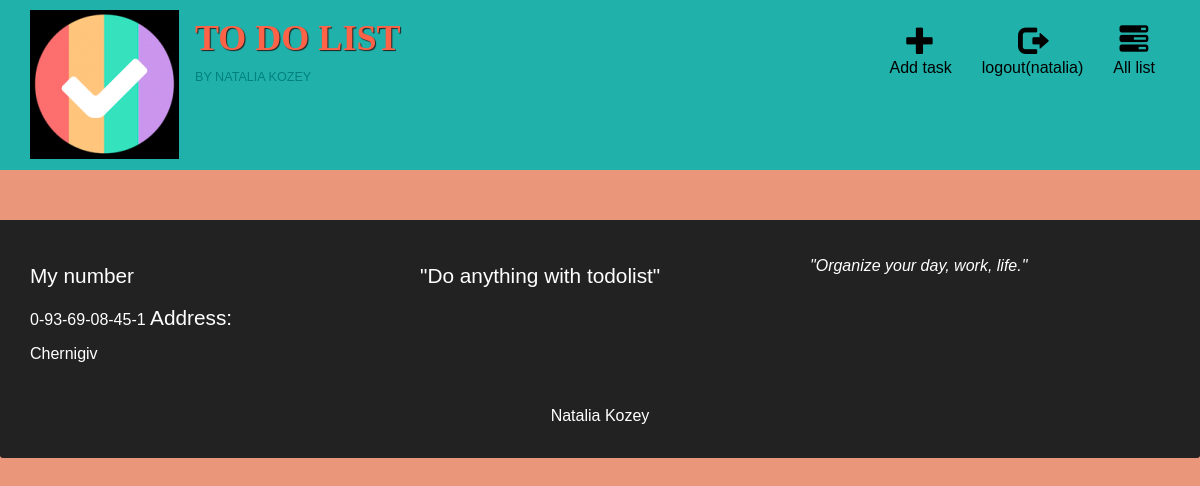
Before: / (signed in) with the older database file.
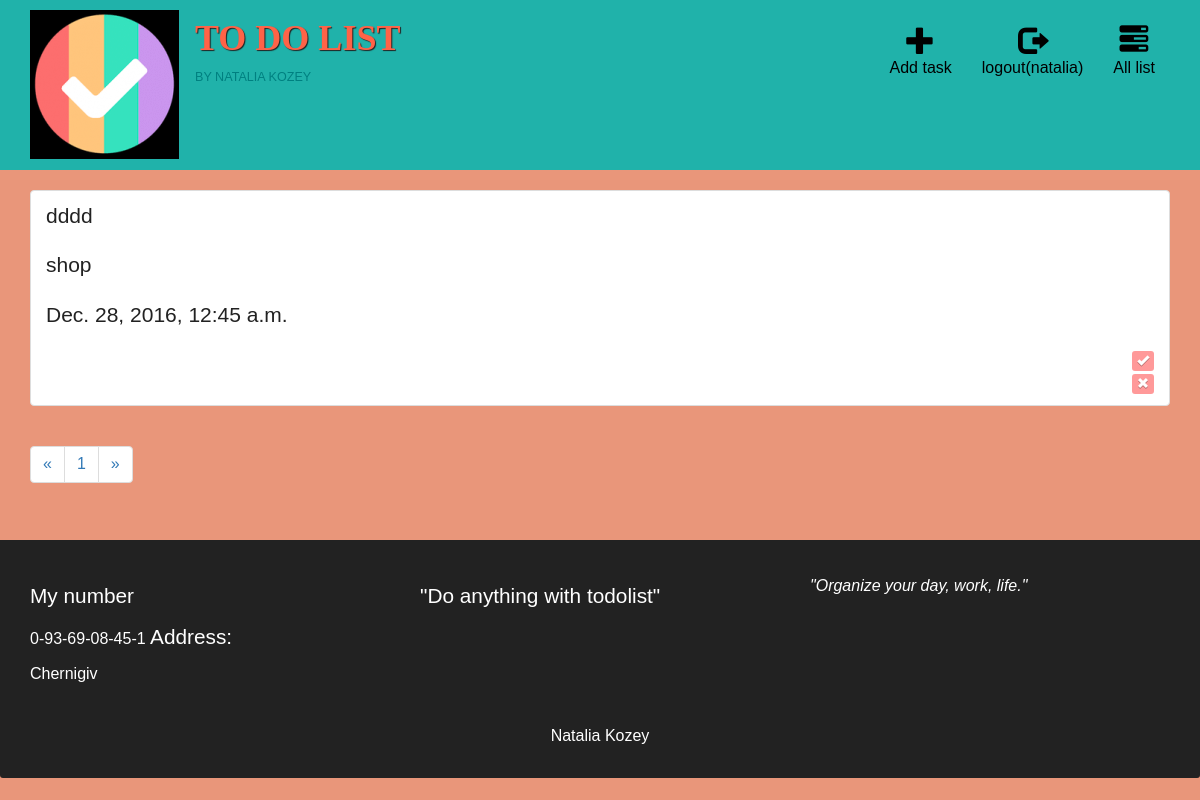
After: the same page with the newer database file.
### task_list/models.py (models this page shows, shortened)
class Todolist(models.Model):
    class Meta():
        db_table = "TO_DO_LIST"
    todolist_list = models.CharField(max_length = 100)
    todolist_date_published = models.DateTimeField(auto_now_add=True)
    todolist_date_finished = models.CharField(max_length =20)
    todolist_category = models.ForeignKey(Category)
    todolist_priority = models.IntegerField(default=0)
    todolist_done = models.BooleanField(default=False)
    todolist_description = models.CharField(max_length = 500)
    todolist_user = models.ForeignKey(User)

class Category(models.Model):
    group_todolist = models.CharField(max_length =20)
    def __unicode__(self):
        return self.group_todolist

### task_list/views.py (the view)
# urls.py: url(r'^todolist/get/(?P<TO_DO_LIST_id>\d+)/$', views.todo, name='todo'),
def todolist(request, page_number=1):
    current_user = request.user
    if current_user.is_authenticated():
        todos = Todolist.objects.filter(todolist_user=current_user)
        current_page=Paginator(todos, 4)
        return render_to_response('todolist.html', {'todolist': current_page.page(page_number), 'username': auth.get_user(request).username}, RequestContext(request))
    else:
        return redirect('/auth/login')

### task_list/templates/todolist.html (shortened to what this page needs)
{%extends 'main.html' %}

### templates/main.html (shortened to what the changed rows need)
<!DOCTYPE html >
{% load staticfiles %}
<html>
<head>
    <link rel='stylesheet' type='text/css' href="{% static 'css/bootstrap.min.css' %}">
    <link rel='stylesheet' type='text/css' href="{% static 'css/styles.css' %}">
</head>
<body>
<header>
        <nav id="header-nav" class="navbar navbar-default">
            <div class="container">
                <div class="navbar-header">
                      <div class="navbar-brand">
                        <a href="/"><h1>To Do List</h1></a>
                      </div>
                </div>
            </div>
        </nav>
    </header>
    <div id="main-content" class="container">
        {%if username%}
        {% for one in todolist %}
        <ul class="list-group" ng-show="one.length > 0">
          <li class="list-group-item clearfix task" ng-repeat="one in todolist" ng-class="{disabled: one.todolist_done}">
            {%if one.todolist_done %}
            <p class="lead-done">{{one.todolist_list}}</p>
            <p class="lead-done">{{one.todolist_category}}</p>
            <p class="lead-done">{{one.todolist_date_published}}</p>
            {%else%}
            <p class="lead">{{one.todolist_list}}</p>
            <p class="lead">{{one.todolist_category}}</p>
            <p class="lead">{{one.todolist_date_published}}</p>
            {%endif%}
            <div>
              <span class="pull-right">
                <ul>
                {%if one.todolist_done %}
                <li><a href="todolist/done/{{one.id}}">
                <button class="btn btn-primary btn-xs" ng-show="one.done"><span class="glyphicon glyphicon-repeat"
                  ng-click=""></span></button></a></li>
                  {%else%}
                <li><a href="todolist/done/{{one.id}}"><button class="btn btn-primary btn-xs" ng-show="!one.done"><span class="glyphicon glyphicon-ok"
                  ng-click="todolist/done/{{one.id}}"></span></button></a></li>
                  {%endif%}
                <li><a href="todolist/delete_confirm/{{one.id}}"><button class="btn btn-danger btn-xs" action = "delete_confirm/{{one.id}}/" method = "post"><span class="glyphicon glyphicon-remove"
                  ></span></button></a></li>
                </ul>
              </span>
            </div>
          </li>
        </ul>
        {%endfor%}
         {%endif%}
            {%if todolist%}
            <div class='large-3 large-offset-5 columns'>
                <ul class='pagination'>
                    {% if todolist.has_previous%}
                    <li class='arrow'><a href="/page/{{todolist.previous_page_number}}/">&laquo;</a></li>
                    {%else%}
                    <li class='arrow unavailable'><a href="">&laquo;</a></li>
                    {%endif%}
                    {%for page in todolist.paginator.page_range%}
                    {%if page == todolist.number%}
                    <li class="current"><a href="/page/{{page}}/">{{page}}</a></li>
                    {%else%}
                    <li><a href="/page/{{page}}/">{{page}}</a></li>
                    {%endif%}
                    {%endfor%}
                    {%if todolist.has_next%}
                    <li class="arrow"><a href="/page/{{todolist.next_page_number}}/">&raquo;</a></li>
                    {%else%}
                    <li class='arrow unavailable'><a href="">&raquo;</a></li>
                    {%endif%}
                </ul>
            </div>
            {%endif%}
        </div>
</body>
</html>

Changed rows visible on the page:
added Todolist: todolist_list "dddd", todolist_category "shop", todolist_date_published "Dec. 28, 2016, 12:45 a.m."
Other visible differences:
new list line: "1"
